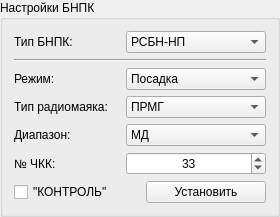
     <widget class="QGroupBox" name="groupBoxEquipmentSettings">
      <property name="minimumSize">
       <size>
        <width>0</width>
        <height>0</height>
       </size>
      </property>
      <property name="maximumSize">
       <size>
        <width>280</width>
        <height>16777215</height>
       </size>
      </property>
      <property name="styleSheet">
       <string notr="true">font: 10pt &quot;MS Shell Dlg 2&quot;;</string>
      </property>
      <property name="title">
       <string>Настройки БНПК</string>
      </property>
      <property name="flat">
       <bool>false</bool>
      </property>
      <property name="checkable">
       <bool>false</bool>
      </property>
      <layout class="QVBoxLayout" name="verticalLayout">
       <item>
        <layout class="QHBoxLayout" name="horizontalLayout_14">
         <item>
          <widget class="QLabel" name="labelEquipmentType">
           <property name="text">
            <string>Тип БНПК:</string>
           </property>
          </widget>
         </item>
         <item>
          <widget class="QComboBox" name="comboBoxEquipmentType">
           <property name="minimumSize">
            <size>
             <width>140</width>
             <height>0</height>
            </size>
           </property>
           <property name="currentIndex">
            <number>3</number>
           </property>
           <item>
            <property name="text">
             <string>MLS</string>
            </property>
           </item>
           <item>
            <property name="text">
             <string>А-331</string>
            </property>
           </item>
           <item>
            <property name="text">
             <string>РСБН-85</string>
            </property>
           </item>
           <item>
            <property name="text">
             <string>РСБН-НП</string>
            </property>
           </item>
           <item>
            <property name="text">
             <string>Симулятор</string>
            </property>
           </item>
          </widget>
         </item>
        </layout>
       </item>
       <item>
        <widget class="Line" name="line_4">
         <property name="orientation">
          <enum>Qt::Horizontal</enum>
         </property>
        </widget>
       </item>
       <item>
        <layout class="QHBoxLayout" name="horizontalLayout">
         <item>
          <widget class="QLabel" name="labelMode">
           <property name="text">
            <string>Режим:</string>
           </property>
          </widget>
         </item>
         <item>
          <widget class="QComboBox" name="comboBoxMode">
           <property name="minimumSize">
            <size>
             <width>140</width>
             <height>0</height>
            </size>
           </property>
           <property name="currentIndex">
            <number>0</number>
           </property>
           <item>
            <property name="text">
             <string>Посадка</string>
            </property>
           </item>
           <item>
            <property name="text">
             <string>Навигация</string>
            </property>
           </item>
          </widget>
         </item>
        </layout>
       </item>
       <item>
        <layout class="QHBoxLayout" name="horizontalLayout_2">
         <item>
          <widget class="QLabel" name="labelRadiobeaconType">
           <property name="text">
            <string>Тип радиомаяка:</string>
           </property>
          </widget>
         </item>
         <item>
          <widget class="QComboBox" name="comboBoxRadiobeaconType">
           <property name="minimumSize">
            <size>
             <width>140</width>
             <height>0</height>
            </size>
           </property>
           <property name="currentIndex">
            <number>0</number>
           </property>
           <item>
            <property name="text">
             <string>ПРМГ</string>
            </property>
           </item>
           <item>
            <property name="text">
             <string>Направленный</string>
            </property>
           </item>
           <item>
            <property name="text">
             <string>Всенаправленный</string>
            </property>
           </item>
          </widget>
         </item>
        </layout>
       </item>
       <item>
        <layout class="QHBoxLayout" name="horizontalLayout_3">
         <item>
          <widget class="QLabel" name="labelDiapason">
           <property name="text">
            <string>Диапазон:</string>
           </property>
          </widget>
         </item>
         <item>
          <widget class="QComboBox" name="comboBoxDiapason">
           <property name="minimumSize">
            <size>
             <width>140</width>
             <height>0</height>
            </size>
           </property>
           <property name="currentIndex">
            <number>1</number>
           </property>
           <item>
            <property name="text">
             <string>ОД</string>
            </property>
           </item>
           <item>
            <property name="text">
             <string>МД</string>
            </property>
           </item>
          </widget>
         </item>
        </layout>
       </item>
       <item>
        <layout class="QHBoxLayout" name="horizontalLayout_4">
         <item>
          <widget class="QLabel" name="labelNumberFCC">
           <property name="text">
            <string>№ ЧКК:</string>
           </property>
          </widget>
         </item>
         <item>
          <widget class="QSpinBox" name="spinBoxNumberFCC">
           <property name="minimumSize">
            <size>
             <width>140</width>
             <height>0</height>
            </size>
           </property>
           <property name="alignment">
            <set>Qt::AlignCenter</set>
           </property>
           <property name="minimum">
            <number>1</number>
           </property>
           <property name="maximum">
            <number>176</number>
           </property>
           <property name="value">
            <number>33</number>
           </property>
          </widget>
         </item>
        </layout>
       </item>
       <item>
        <layout class="QHBoxLayout" name="horizontalLayout_5">
         <property name="leftMargin">
          <number>0</number>
         </property>
         <property name="rightMargin">
          <number>0</number>
         </property>
         <item>
          <widget class="QCheckBox" name="checkBoxTestMode">
           <property name="text">
            <string>&quot;КОНТРОЛЬ&quot;</string>
           </property>
          </widget>
         </item>
         <item>
          <spacer name="horizontalSpacer_5">
           <property name="orientation">
            <enum>Qt::Horizontal</enum>
           </property>
           <property name="sizeHint" stdset="0">
            <size>
             <width>40</width>
             <height>20</height>
            </size>
           </property>
          </spacer>
         </item>
         <item>
          <widget class="QPushButton" name="pushButtonSetOperationMode">
           <property name="minimumSize">
            <size>
             <width>120</width>
             <height>0</height>
            </size>
           </property>
           <property name="maximumSize">
            <size>
             <width>120</width>
             <height>16777215</height>
            </size>
           </property>
           <property name="toolTip">
            <string>Установить режим
работы БНПК</string>
           </property>
           <property name="text">
            <string>Установить</string>
           </property>
          </widget>
         </item>
        </layout>
       </item>
      </layout>
     </widget>
